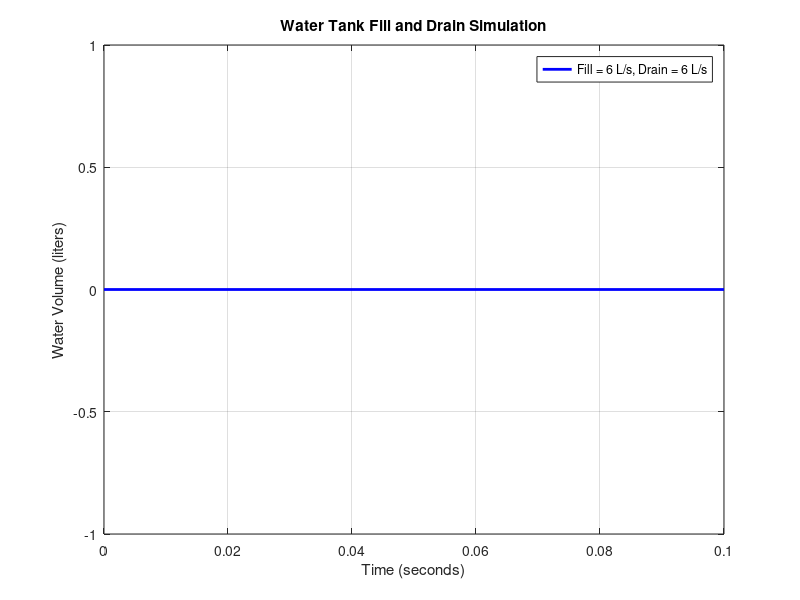

MATLAB code to generate this figure:
max_capacity = 100;     
initial_volume = 0;    
dt = 0.1;
filling_speed = 6;
draining_speed = 6;
time = 0;
volume = initial_volume;
i = 1;
while true
    i = i + 1;
    time(i) = time(i-1) + dt;  
    delta_volume = (filling_speed - draining_speed) * dt;
    volume(i) = volume(i-1) + delta_volume;    
    if volume(i) >= max_capacity
        volume(i) = max_capacity;
        break;
    elseif volume(i) <= 0
        volume(i) = 0;
        break;
    end
end
figure;
plot(time, volume, 'b-', 'LineWidth', 2);
xlabel('Time (seconds)');
ylabel('Water Volume (liters)');
title('Water Tank Fill and Drain Simulation');
legend(['Fill = ' num2str(filling_speed) ' L/s, Drain = ' num2str(draining_speed) ' L/s']);
grid on;